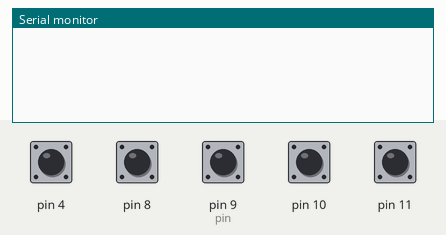
Simulated run of this sketch. Board: Arduino Uno, built with avr-gcc and run on an emulated ATmega328P. Shown: the last lines printed to the serial monitor. Inputs (shaded band) come from the test bench; at power-on: pin 4, pin 8, pin 9 (pin), pin 10, pin 11 HIGH.

Above: at 1.2 s.
1.3 s: pin 4 pulled LOW for 0.15 s
At 2.6 s:
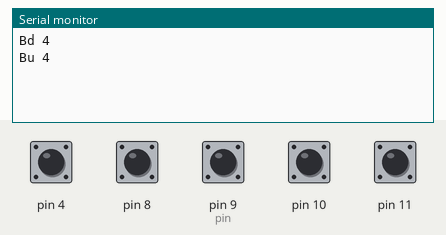
2.9 s: pin 8 pulled LOW for 0.15 s
At 3.03 s:
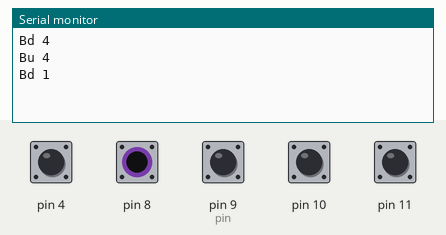
4.5 s: pin 9 (pin) pulled LOW for 0.15 s
At 5.1 s:
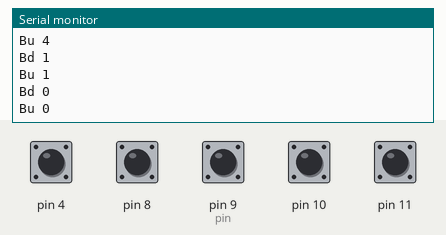
6.1 s: pin 10 pulled LOW for 0.15 s
At 7.4 s:
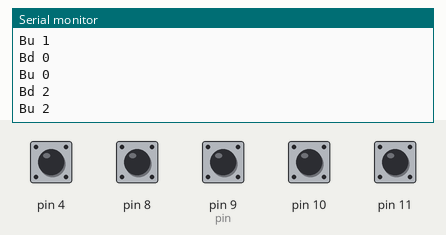
7.7 s: pin 11 pulled LOW for 0.15 s
At 8.8 s:
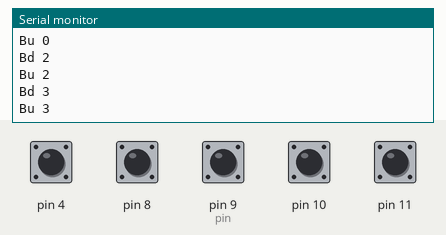
Timing chart, 0 to 10.3 s (numbered marks = the images above; inputs shaded):
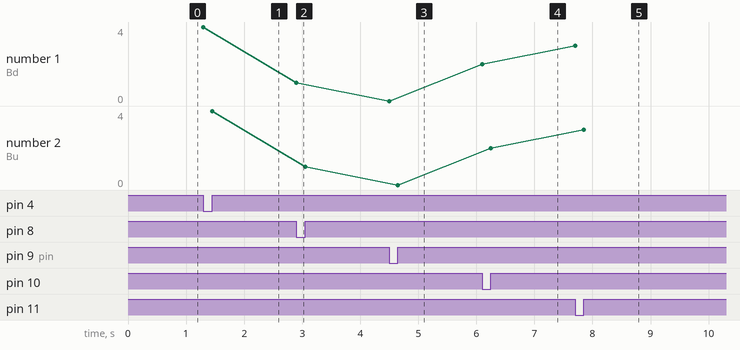

Measured:
- after the input at 1.3 s, the serial monitor: prints a new line at once (image 1)
- after the input at 2.9 s, the serial monitor: prints a new line at once (image 2)
- after the input at 4.5 s, the serial monitor: prints a new line at once (image 3)
- after the input at 6.1 s, the serial monitor: prints a new line at once (image 4)
- after the input at 7.7 s, the serial monitor: prints a new line at once (image 5)
- plotted number 1: 4 → 1 after the input at 2.9 s, 1 → 0 after the input at 4.5 s, 0 → 2 after the input at 6.1 s, 2 → 3 after the input at 7.7 s
- plotted number 2: 4 → 1 after the input at 2.9 s, 1 → 0 after the input at 4.5 s, 0 → 2 after the input at 6.1 s, 2 → 3 after the input at 7.7 s

The sketch:

Arduino-Coven-Ant.ino
```cpp
#include <SerialCommands.h>

const unsigned long BAUD_RATE = 115200;
const int NUM_BUTTONS = 5;
const uint8_t MAX_SERIAL_BUFFER_LENGTH = 24;
const unsigned int SMOOTHING_DURATION_IN_CYCLES = 255;

struct Button {
	byte pin;
	byte id;
	bool inverted;
	bool isDown;
	unsigned int smoothTime;
};

Button buttons[] = {
	{.pin = 9, .id = 0, .inverted = true, .isDown = false, .smoothTime = 0 },
	{.pin = 8, .id = 1, .inverted = true, .isDown = false, .smoothTime = 0 },
	{.pin = 10, .id = 2, .inverted = true, .isDown = false, .smoothTime = 0 },
	{.pin = 11, .id = 3, .inverted = true, .isDown = false, .smoothTime = 0 },
	{.pin = 4, .id = 4, .inverted = true, .isDown = false, .smoothTime = 0 }
};

char _serial_command_buffer[MAX_SERIAL_BUFFER_LENGTH];
SerialCommands serial_commands(&Serial, _serial_command_buffer, sizeof(_serial_command_buffer), "\n", " ");

void CheckButton(Button& thisButton) {
	if( thisButton.smoothTime > 0 ) {
		thisButton.smoothTime -= 1;
	} else if( digitalRead(thisButton.pin) ) {
			if(thisButton.inverted) {
				if(thisButton.isDown) {
					ButtonUp(thisButton);
				}
			} else {
				if(!thisButton.isDown) {
					ButtonDown(thisButton);
				}
			}
		} else {
			if(thisButton.inverted) {
				if(!thisButton.isDown) {
					ButtonDown(thisButton);
				}
			} else {
				if(thisButton.isDown) {
					ButtonUp(thisButton);
				}
			}
		}
}

void ButtonUp(Button& thisButton) {
	thisButton.isDown = false;
	// Serial.println("Bu " + theButton.id);
	thisButton.smoothTime = SMOOTHING_DURATION_IN_CYCLES;
	Serial.println("Bu " + String(thisButton.id));
}

void ButtonDown(Button& thisButton) {
	thisButton.isDown = true;
	// Serial.println("Bd " + theButton.id);
	thisButton.smoothTime = SMOOTHING_DURATION_IN_CYCLES;
	Serial.println("Bd " + String(thisButton.id));
}

void setup() {
	Serial.begin(BAUD_RATE);
	for (const Button& thisButton : buttons) {
		pinMode(thisButton.pin, INPUT_PULLUP);
	}
}

void loop() {
	serial_commands.ReadSerial();
	for (Button& thisButton : buttons) {
		CheckButton(thisButton);
	}
}
```
